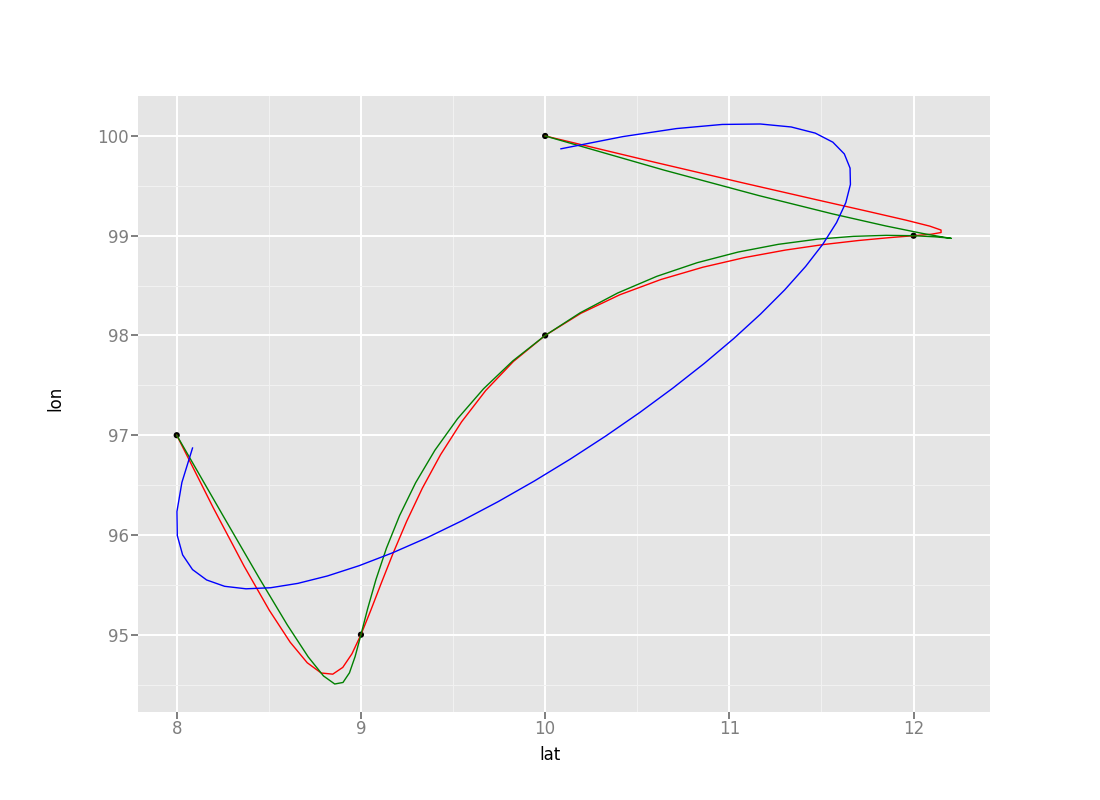

Generate this figure with Python:

from plot import plot_trace_points, plot_trace_path
from preprocess import smooth_spline, smooth_regress
from kalman import kalman_filter

import pandas as pd

from ggplot import ggplot, aes, geom_point, geom_line

if __name__ == '__main__':
    df = pd.DataFrame(data = { 't': [1, 2, 3, 4, 5], 'lat': [10, 12, 10, 9, 8], 'lon': [100, 99, 98, 95, 97] })
    df2 = smooth_spline(df, 0.1)
    df3 = smooth_regress(df, 0.1, 4)
    #df4 = smooth_regress(df, 0.1, 3)
    df4 = kalman_filter(df, 0.1)

    p = ggplot(aes(x='lat', y='lon'), data=pd.DataFrame(columns=('lat', 'lon'), data={}))

    p += plot_trace_points(df, color='black')
    p += plot_trace_path(df2, color='red')
    p += plot_trace_path(df3, color='green')
    p += plot_trace_path(df4, color='blue')

    p.save('test.png')


